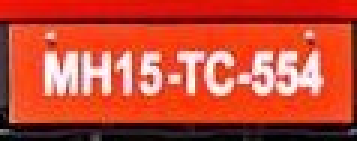
#> input picture Datasets/LicensePlateDataset/images(tiff)/train/0000.tif, 119 x 47 px, found by its file name (shown 3 times larger)
$ jupyter execute --allow-errors LicensePlate_Tesseract.ipynb
#> lines starting #> are read from the running program, lines starting #| are printed output that depends on the picture
<a href="https://colab.research.google.com/github/MichaelTj02/FinalProject_Group1/blob/main/LicensePlate_Tesseract.ipynb" target="_parent"></a>

# **Training license plate character detection using Tesseract OCR**

# Convert label and image file

**Convert XML labels to .box for Tesseract compatibility**

[cell 1]
import os
import xml.etree.ElementTree as ET

# Define function to convert XML to .box
def convert_xml_to_box(xml_path, image_name, output_dir):
    tree = ET.parse(xml_path)
    root = tree.getroot()

    box_path = os.path.join(output_dir, image_name + ".box")
    with open(box_path, "w") as box_file:
        for obj in root.findall("object"):
            character = obj.find("name").text
            bndbox = obj.find("bndbox")
            xmin = int(bndbox.find("xmin").text)
            ymin = int(bndbox.find("ymin").text)
            xmax = int(bndbox.find("xmax").text)
            ymax = int(bndbox.find("ymax").text)

            # Write in Tesseract .box format
            box_file.write(f"{character} {xmin} {ymin} {xmax} {ymax} 0\n")

# Process all XML files in train and test folders
def process_labels(label_dir, output_dir):
    for split in ["train", "test"]:
        split_dir = os.path.join(label_dir, split)
        output_split_dir = os.path.join(output_dir, split)
        os.makedirs(output_split_dir, exist_ok=True)

        for xml_file in os.listdir(split_dir):
            if xml_file.endswith(".xml"):
                image_name = os.path.splitext(xml_file)[0]
                xml_path = os.path.join(split_dir, xml_file)
                convert_xml_to_box(xml_path, image_name, output_split_dir)

# Paths
label_dir = r"C:\Users\mtj02\Desktop\FinalProject_Group1\Datasets\LicensePlateDataset\initial images and labels\labels"
output_dir = r"C:\Users\mtj02\Desktop\FinalProject_Group1\Datasets\LicensePlateDataset\labels(box)"
process_labels(label_dir, output_dir)

**Convert images to tiff**

[cell 2]
import os
from PIL import Image

def convert_images_to_tiff(input_dir, output_dir):
    os.makedirs(output_dir, exist_ok=True)  # Ensure the output directory exists

    for filename in os.listdir(input_dir):
        if filename.endswith((".png", ".jpg", ".jpeg")):  # Check for valid image files
            image_path = os.path.join(input_dir, filename)
            output_path = os.path.join(output_dir, os.path.splitext(filename)[0] + ".tif")

            # Open the image and save as TIFF
            with Image.open(image_path) as img:
                img = img.convert("RGB")  # Convert to RGB mode if necessary
                img.save(output_path, format="TIFF")
                print(f"Converted {filename} to {output_path}")

# Paths
convert_images_to_tiff(r"C:\Users\mtj02\Desktop\FinalProject_Group1\Datasets\LicensePlateDataset\images\train"
                        , r"C:\Users\mtj02\Desktop\FinalProject_Group1\Datasets\LicensePlateDataset\images(tiff)\train")
convert_images_to_tiff(r"C:\Users\mtj02\Desktop\FinalProject_Group1\Datasets\LicensePlateDataset\images\test"
                        , r"C:\Users\mtj02\Desktop\FinalProject_Group1\Datasets\LicensePlateDataset\images(tiff)\test")

# Testing default model

Test default tesseract model accuracy

[cell 3]
import os
from PIL import Image
from IPython.display import display

[cell 4]
import pytesseract

pytesseract.pytesseract.tesseract_cmd = r'C:\Program Files\Tesseract-OCR\tesseract.exe'

#> (the rest of this cell did not finish here and is left out)

[cell 5]
# Set directories
tiff_dir = r"C:\Users\mtj02\Desktop\FinalProject_Group1\Datasets\LicensePlateDataset\images(tiff)\test"
output_dir = r"C:\Users\mtj02\Desktop\test_result"

# Ensure the output directory exists
os.makedirs(output_dir, exist_ok=True)

[cell 6]
# Loop through all TIFF images and perform OCR
for filename in os.listdir(tiff_dir):
    if filename.endswith(".tif"):
        # Load the image
        image_path = os.path.join(tiff_dir, filename)
        image = Image.open(image_path)

        # Perform OCR
        extracted_text = pytesseract.image_to_string(image)

        # Display the image and extracted text (optional)
        print(f"Processing {filename}:")
        display(image)
        print("Extracted Text:", extracted_text)

        # Save the result to a text file
        result_path = os.path.join(output_dir, os.path.splitext(filename)[0] + ".txt")
        with open(result_path, "w") as f:
            f.write(extracted_text)

        print(f"Result saved to: {result_path}")

# Training model to our dataset

Convert training images to greyscale for better training

[cell 7]
import cv2
import os

# Input and output directories
input_dir = r"C:\Users\mtj02\Desktop\FinalProject_Group1\Datasets\LicensePlateDataset\images(tif)\train"
output_dir = r"C:\Users\mtj02\Desktop\FinalProject_Group1\Datasets\LicensePlateDataset\preprocessed\images\train"
os.makedirs(output_dir, exist_ok=True)

# Process all .tif files in the input directory
for filename in os.listdir(input_dir):
    if filename.endswith(".tif"):
        input_path = os.path.join(input_dir, filename)
        output_path = os.path.join(output_dir, filename)

        # Read the image in grayscale
        image = cv2.imread(input_path, cv2.IMREAD_GRAYSCALE)
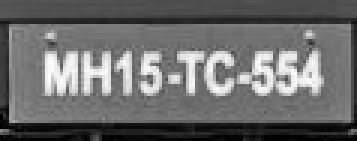
#> image: shape (47, 119) (shown 3 times larger); min 0, max 253, mean 108.2

        # Save the grayscale image
        cv2.imwrite(output_path, image)
        print(f"Converted {filename} to grayscale and saved to {output_path}")

Binarize the images (black and white)

[cell 8]
import cv2
import os

# Input and output directories
input_dir = r"C:\Users\mtj02\Desktop\FinalProject_Group1\Datasets\LicensePlateDataset\images(tiff)\train"
output_dir = r"C:\Users\mtj02\Desktop\FinalProject_Group1\Datasets\LicensePlateDataset\preprocessed\train"
os.makedirs(output_dir, exist_ok=True)

for filename in os.listdir(input_dir):
    if filename.endswith(".tif"):
        input_path = os.path.join(input_dir, filename)
        output_path = os.path.join(output_dir, filename)

        # Read the grayscale image
        image = cv2.imread(input_path, cv2.IMREAD_GRAYSCALE)

        # Apply thresholding to binarize
        _, binary_image = cv2.threshold(image, 128, 255, cv2.THRESH_BINARY + cv2.THRESH_OTSU)

        # Save the binarized image
        cv2.imwrite(output_path, binary_image)
        print(f"Binarized {filename} and saved to {output_path}")

Upscale low res images to result in a better tr file

[cell 9]
import os
import cv2

# Function to upscale images
def upscale_images(input_dir, output_dir, scale_factor=2):

#> called with scale_factor = 2
    os.makedirs(output_dir, exist_ok=True)  # Create output directory if it doesn't exist

    for filename in os.listdir(input_dir):
        if filename.endswith(".tif"):  # Process only .tif files
            input_path = os.path.join(input_dir, filename)
            output_path = os.path.join(output_dir, filename)

            # Read the image
            image = cv2.imread(input_path)
#> image: shape (47, 119, 3); min 0, max 253, mean 108.2
            if image is None:
                print(f"Failed to read image: {input_path}")
                continue

            # Upscale the image
            upscaled_image = cv2.resize(
                image, None, fx=scale_factor, fy=scale_factor, interpolation=cv2.INTER_CUBIC
            )
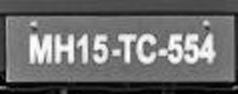
#> upscaled_image: shape (94, 238, 3); min 0, max 255, mean 108.2

            # Save the upscaled image
            cv2.imwrite(output_path, upscaled_image)
            print(f"Upscaled and saved: {output_path}")

# Define input and output directories
input_dir = r"C:\Users\mtj02\Desktop\FinalProject_Group1\Datasets\LicensePlateDataset\preprocessed\images\train"
output_dir = r"C:\Users\mtj02\Desktop\FinalProject_Group1\Datasets\LicensePlateDataset\preprocessed\images\train_upscaled"

# Upscale all images
upscale_images(input_dir, output_dir, scale_factor=2)
